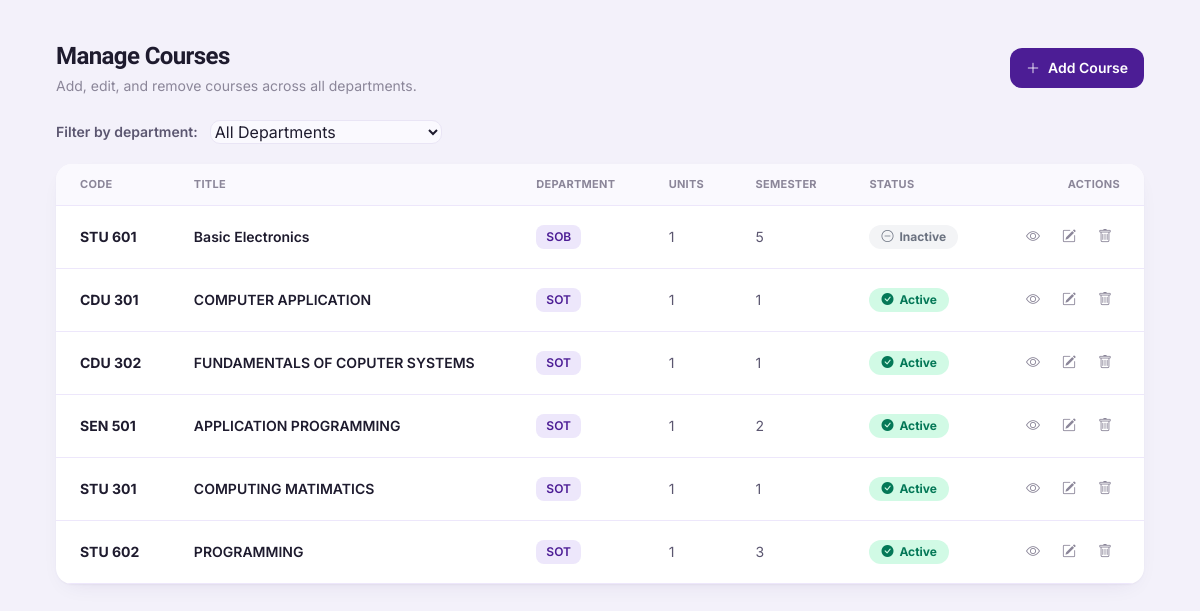
The page /courses/manage/ (signed in) on the database as committed earlier.
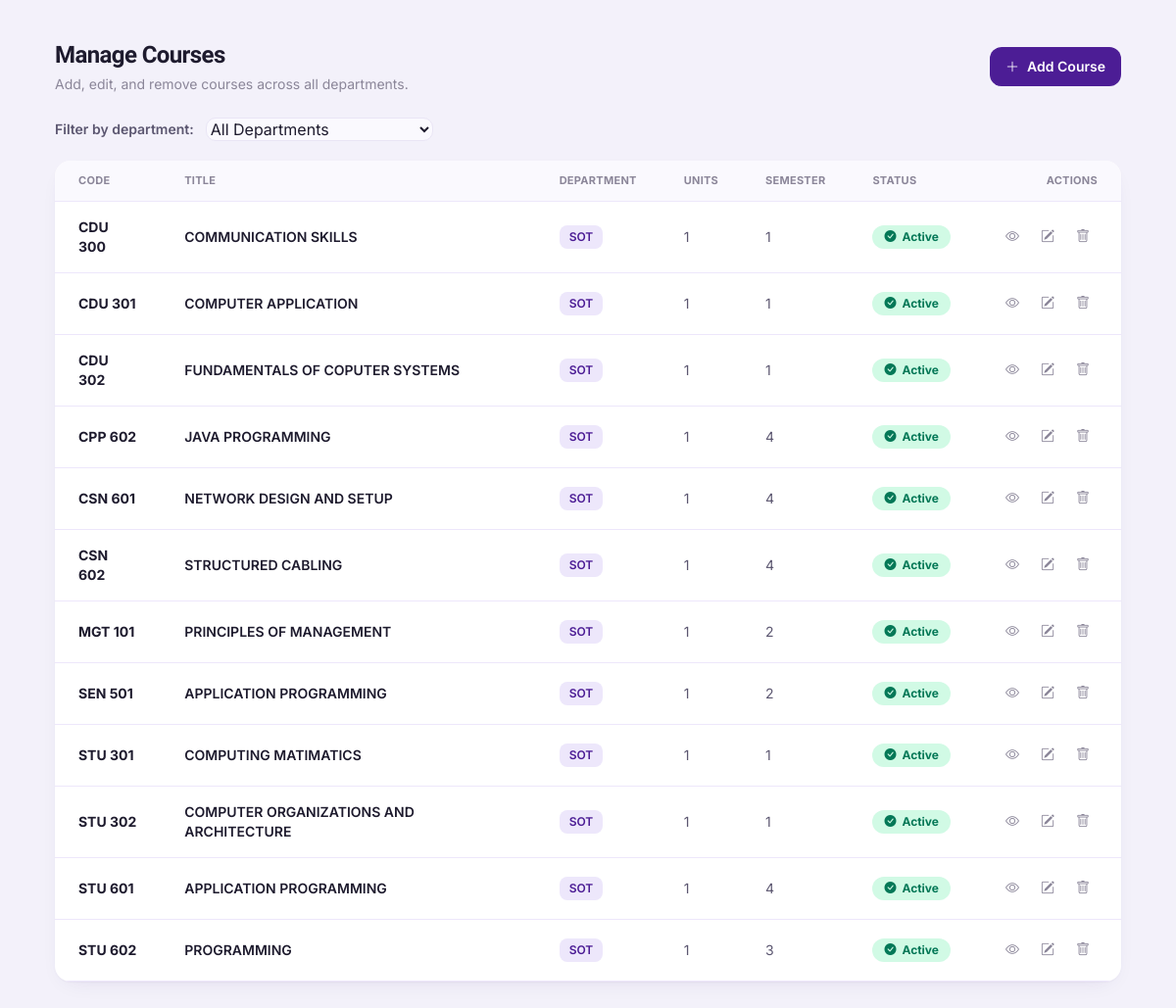
The same page on the database as committed later.
### courses/models.py (models this page shows, shortened)
class Course(models.Model):
    department = models.ForeignKey(
        Department,
        on_delete=models.CASCADE,
        related_name='courses',
        verbose_name='Department/School',
        help_text='Select the department or school offering this course.',
    )
    code = models.CharField(max_length=20, unique=True)
    title = models.CharField(max_length=200)
    description = models.TextField(blank=True)
    credit_hours = models.PositiveIntegerField(
        default=3,
        verbose_name='Units',
        help_text='Number of credit units for this course.',
    )
    semester = models.CharField(max_length=50, blank=True)
    is_active = models.BooleanField(default=True)
    created_at = models.DateTimeField(auto_now_add=True)
    class Meta:
        verbose_name_plural = 'Courses'

### departments/models.py (models this page shows, shortened)
class Department(models.Model):
    name = models.CharField(max_length=150, unique=True)
    code = models.CharField(max_length=20, unique=True)
    description = models.TextField(blank=True)
    created_at = models.DateTimeField(auto_now_add=True)
    class Meta:
        verbose_name_plural = 'Departments'

### courses/views.py (the view)
# urls.py: path('manage/', views.course_manage_list, name='course_manage_list'),
@staff_member_required
def course_manage_list(request):
    courses = Course.objects.select_related('department').order_by('department__name', 'code')
    department_id = request.GET.get('department')
    if department_id:
        courses = courses.filter(department_id=department_id)
    from departments.models import Department
    departments = Department.objects.all().order_by('name')
    return render(request, 'courses/manage/list.html', {
        'courses': courses,
        'departments': departments,
        'selected_department': department_id,
    })

### templates/courses/manage/list.html (shortened to what this page needs)
<!DOCTYPE html>
<html lang="en">
<head>
    <script src="https://cdn.tailwindcss.com"></script>
    <link rel="stylesheet" href="https://cdn.jsdelivr.net/npm/bootstrap-icons@1.11.3/font/bootstrap-icons.min.css">
</head>
<body class="bg-[#F3F1FA] text-ink antialiased min-h-screen">
<div class="max-w-6xl mx-auto px-4 sm:px-8 py-6 sm:py-10">
    <div class="flex items-center justify-between flex-wrap gap-4 mb-6">
        <div>
            <h1 class="font-display text-xl sm:text-2xl font-bold tracking-tight">Manage Courses</h1>
            <p class="text-sm text-muted mt-1">Add, edit, and remove courses across all departments.</p>
        </div>
        <a href="{% url 'course_create' %}"
           class="inline-flex items-center gap-2 px-4 py-2.5 rounded-xl bg-violet-700 text-white text-sm font-semibold hover:bg-violet-800 transition-colors">
            <i class="bi bi-plus-lg"></i> Add Course
        </a>
    </div>
    <form method="get" class="flex items-center gap-3 mb-5 flex-wrap">
        <label for="department-filter" class="text-sm font-semibold text-inksoft">Filter by department:</label>
        <select id="department-filter" name="department" onchange="this.form.submit()">
            <option value="">All Departments</option>
        </select>
    </form>
    <div class="bg-white rounded-2xl shadow-card overflow-hidden">
        <div class="overflow-x-auto">
        <table class="w-full border-collapse min-w-[680px]">
            <thead>
                <tr>
                    <th class="text-left text-[11px] uppercase tracking-wide font-bold text-muted px-6 py-3 bg-[#FAF9FE] border-b border-violet-100">Code</th>
                    <th class="text-left text-[11px] uppercase tracking-wide font-bold text-muted px-6 py-3 bg-[#FAF9FE] border-b border-violet-100">Title</th>
                    <th class="text-left text-[11px] uppercase tracking-wide font-bold text-muted px-6 py-3 bg-[#FAF9FE] border-b border-violet-100">Department</th>
                    <th class="text-left text-[11px] uppercase tracking-wide font-bold text-muted px-6 py-3 bg-[#FAF9FE] border-b border-violet-100">Units</th>
                    <th class="text-left text-[11px] uppercase tracking-wide font-bold text-muted px-6 py-3 bg-[#FAF9FE] border-b border-violet-100">Semester</th>
                    <th class="text-left text-[11px] uppercase tracking-wide font-bold text-muted px-6 py-3 bg-[#FAF9FE] border-b border-violet-100">Status</th>
                    <th class="text-right text-[11px] uppercase tracking-wide font-bold text-muted px-6 py-3 bg-[#FAF9FE] border-b border-violet-100">Actions</th>
                </tr>
            </thead>
            <tbody>
                {% for course in courses %}
                <tr class="hover:bg-[#FAF9FE] transition-colors">
                    <td class="px-6 py-4 text-sm font-bold border-b border-violet-100">{{ course.code }}</td>
                    <td class="px-6 py-4 text-sm font-semibold border-b border-violet-100">{{ course.title }}</td>
                    <td class="px-6 py-4 text-sm border-b border-violet-100">
                        <span class="inline-flex items-center px-2.5 py-1 rounded-lg bg-violet-100 text-violet-700 font-semibold text-xs">
                            {{ course.department.code|default:"—" }}
                        </span>
                    </td>
                    <td class="px-6 py-4 text-sm text-inksoft border-b border-violet-100">{{ course.credit_hours }}</td>
                    <td class="px-6 py-4 text-sm text-inksoft border-b border-violet-100">{{ course.semester|default:"—" }}</td>
                    <td class="px-6 py-4 text-sm border-b border-violet-100">
                        {% if course.is_active %}
                        <span class="inline-flex items-center gap-1.5 px-3 py-1 rounded-full text-xs font-bold bg-emerald-100 text-emerald-700">
                            <i class="bi bi-check-circle-fill"></i> Active
                        </span>
                        {% else %}
                        <span class="inline-flex items-center gap-1.5 px-3 py-1 rounded-full text-xs font-bold bg-gray-100 text-gray-500">
                            <i class="bi bi-dash-circle"></i> Inactive
                        </span>
                        {% endif %}
                    </td>
                    <td class="px-6 py-4 text-sm border-b border-violet-100">
                        <div class="flex gap-1.5 justify-end">
                            <a href="{% url 'course_detail' course.pk %}" title="View"
                               class="w-[30px] h-[30px] rounded-lg flex items-center justify-center text-muted hover:bg-violet-100 hover:text-violet-700 transition-colors">
                                <i class="bi bi-eye"></i>
                            </a>
                            <a href="{% url 'course_edit' course.pk %}" title="Edit"
                               class="w-[30px] h-[30px] rounded-lg flex items-center justify-center text-muted hover:bg-violet-100 hover:text-violet-700 transition-colors">
                                <i class="bi bi-pencil-square"></i>
                            </a>
                            <a href="{% url 'course_delete' course.pk %}" title="Delete"
                               class="w-[30px] h-[30px] rounded-lg flex items-center justify-center text-muted hover:bg-red-100 hover:text-red-600 transition-colors">
                                <i class="bi bi-trash"></i>
                            </a>
                        </div>
                    </td>
                </tr>
                {% endfor %}
            </tbody>
        </table>
        </div>
    </div>
</div>
</body>
</html>

### templates/courses/manage/list.html (style rules this page uses)
body { font-family: 'Inter', sans-serif; }
.font-display { font-family: 'Sora', sans-serif; }
select { background: #FAF9FE; border: 1px solid #E9E5F5; border-radius: 10px; padding: 8px 12px; font-size: 14px; color: #1E1B2E; }

Rows that differ between the two databases and show on the page:
added Course: code "CDU 300", title "COMMUNICATION SKILLS", department.code "SOT", credit_hours "1", semester "1", is_active True (drawn)
added Course: code "CPP 602", title "JAVA PROGRAMMING", department.code "SOT", credit_hours "1", semester "4", is_active True (drawn)
added Course: code "CSN 601", title "NETWORK DESIGN AND SETUP", department.code "SOT", credit_hours "1", semester "4", is_active True (drawn)
added Course: code "CSN 602", title "STRUCTURED CABLING", department.code "SOT", credit_hours "1", semester "4", is_active True (drawn)
added Course: code "MGT 101", title "PRINCIPLES OF MANAGEMENT", department.code "SOT", credit_hours "1", semester "2", is_active True (drawn)
added Course: code "STU 302", title "COMPUTER ORGANIZATIONS AND ARCHITECTURE", department.code "SOT", credit_hours "1", semester "1", is_active True (drawn)
changed Course "STU 601": title "Basic Electronics" → "APPLICATION PROGRAMMING"; department.code "SOB" → "SOT"; semester "5" → "4"; is_active "Inactive" → "Active"; moves down the list
